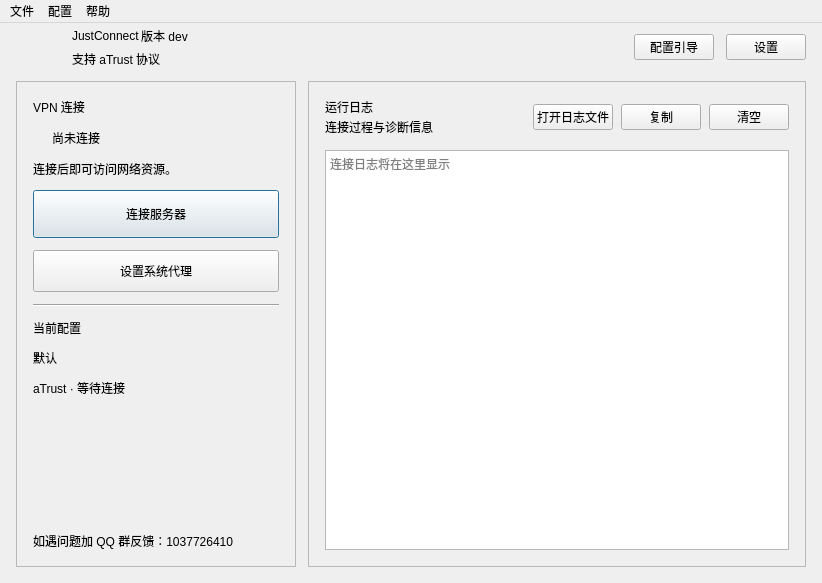
<?xml version="1.0" encoding="UTF-8"?>
<ui version="4.0">
 <class>MainWindow</class>
 <widget class="QMainWindow" name="MainWindow">
  <property name="geometry">
   <rect>
    <x>0</x>
    <y>0</y>
    <width>822</width>
    <height>583</height>
   </rect>
  </property>
  <property name="minimumSize">
   <size>
    <width>600</width>
    <height>400</height>
   </size>
  </property>
  <property name="windowTitle">
   <string>JustConnect</string>
  </property>
  <widget class="QWidget" name="centralWidget">
   <layout class="QVBoxLayout" name="pageLayout">
    <property name="spacing">
     <number>12</number>
    </property>
    <property name="leftMargin">
     <number>16</number>
    </property>
    <property name="topMargin">
     <number>2</number>
    </property>
    <property name="rightMargin">
     <number>16</number>
    </property>
    <property name="bottomMargin">
     <number>16</number>
    </property>
    <item>
     <layout class="QHBoxLayout" name="headerLayout">
      <property name="spacing">
       <number>12</number>
      </property>
      <item>
       <widget class="QLabel" name="applicationIconLabel">
        <property name="minimumSize">
         <size>
          <width>44</width>
          <height>44</height>
         </size>
        </property>
        <property name="maximumSize">
         <size>
          <width>44</width>
          <height>44</height>
         </size>
        </property>
        <property name="pixmap">
         <pixmap resource="../../resource.qrc">:/resource/icon.svg</pixmap>
        </property>
        <property name="scaledContents">
         <bool>true</bool>
        </property>
       </widget>
      </item>
      <item>
       <layout class="QVBoxLayout" name="brandLayout">
        <property name="spacing">
         <number>1</number>
        </property>
        <item>
         <layout class="QHBoxLayout" name="horizontalLayout">
          <item>
           <widget class="QLabel" name="applicationNameLabel">
            <property name="text">
             <string>JustConnect</string>
            </property>
           </widget>
          </item>
          <item>
           <widget class="QLabel" name="versionLabel">
            <property name="text">
             <string>版本 dev</string>
            </property>
            <property name="alignment">
             <set>Qt::AlignmentFlag::AlignCenter</set>
            </property>
           </widget>
          </item>
          <item>
           <spacer name="horizontalSpacer">
            <property name="orientation">
             <enum>Qt::Orientation::Horizontal</enum>
            </property>
            <property name="sizeHint" stdset="0">
             <size>
              <width>40</width>
              <height>20</height>
             </size>
            </property>
           </spacer>
          </item>
         </layout>
        </item>
        <item>
         <widget class="QLabel" name="applicationSubtitleLabel">
          <property name="text">
           <string>支持 aTrust 协议</string>
          </property>
         </widget>
        </item>
       </layout>
      </item>
      <item>
       <spacer name="headerSpacer">
        <property name="orientation">
         <enum>Qt::Orientation::Horizontal</enum>
        </property>
        <property name="sizeHint" stdset="0">
         <size>
          <width>40</width>
          <height>20</height>
         </size>
        </property>
       </spacer>
      </item>
      <item>
       <widget class="QPushButton" name="guidePushButton">
        <property name="toolTip">
         <string>打开配置引导</string>
        </property>
        <property name="text">
         <string>配置引导</string>
        </property>
       </widget>
      </item>
      <item>
       <widget class="QPushButton" name="settingPushButton">
        <property name="toolTip">
         <string>打开完整设置</string>
        </property>
        <property name="text">
         <string>设置</string>
        </property>
       </widget>
      </item>
     </layout>
    </item>
    <item>
     <layout class="QHBoxLayout" name="workspaceLayout" stretch="0,1">
      <property name="spacing">
       <number>12</number>
      </property>
      <item>
       <widget class="QFrame" name="controlPanel">
        <property name="minimumSize">
         <size>
          <width>280</width>
          <height>0</height>
         </size>
        </property>
        <property name="maximumSize">
         <size>
          <width>336</width>
          <height>16777215</height>
         </size>
        </property>
        <property name="frameShape">
         <enum>QFrame::Shape::StyledPanel</enum>
        </property>
        <layout class="QVBoxLayout" name="controlLayout">
         <property name="spacing">
          <number>12</number>
         </property>
         <property name="leftMargin">
          <number>16</number>
         </property>
         <property name="topMargin">
          <number>16</number>
         </property>
         <property name="rightMargin">
          <number>16</number>
         </property>
         <property name="bottomMargin">
          <number>16</number>
         </property>
         <item>
          <widget class="QLabel" name="connectionEyebrowLabel">
           <property name="text">
            <string>VPN 连接</string>
           </property>
          </widget>
         </item>
         <item>
          <layout class="QHBoxLayout" name="statusLayout">
           <property name="spacing">
            <number>9</number>
           </property>
           <item>
            <widget class="QLabel" name="statusIndicator">
             <property name="minimumSize">
              <size>
               <width>10</width>
               <height>10</height>
              </size>
             </property>
             <property name="maximumSize">
              <size>
               <width>10</width>
               <height>10</height>
              </size>
             </property>
             <property name="text">
              <string/>
             </property>
            </widget>
           </item>
           <item>
            <widget class="QLabel" name="statusTitleLabel">
             <property name="text">
              <string>尚未连接</string>
             </property>
            </widget>
           </item>
           <item>
            <spacer name="statusSpacer">
             <property name="orientation">
              <enum>Qt::Orientation::Horizontal</enum>
             </property>
             <property name="sizeHint" stdset="0">
              <size>
               <width>20</width>
               <height>20</height>
              </size>
             </property>
            </spacer>
           </item>
          </layout>
         </item>
         <item>
          <widget class="QLabel" name="statusDetailLabel">
           <property name="text">
            <string>连接后即可访问网络资源。</string>
           </property>
           <property name="wordWrap">
            <bool>true</bool>
           </property>
          </widget>
         </item>
         <item>
          <widget class="QPushButton" name="pushButton1">
           <property name="minimumSize">
            <size>
             <width>0</width>
             <height>48</height>
            </size>
           </property>
           <property name="text">
            <string>连接服务器</string>
           </property>
           <property name="default">
            <bool>true</bool>
           </property>
          </widget>
         </item>
         <item>
          <widget class="QPushButton" name="pushButton2">
           <property name="minimumSize">
            <size>
             <width>0</width>
             <height>42</height>
            </size>
           </property>
           <property name="text">
            <string>设置系统代理</string>
           </property>
          </widget>
         </item>
         <item>
          <widget class="QFrame" name="controlDivider">
           <property name="frameShape">
            <enum>QFrame::Shape::HLine</enum>
           </property>
           <property name="frameShadow">
            <enum>QFrame::Shadow::Sunken</enum>
           </property>
          </widget>
         </item>
         <item>
          <widget class="QLabel" name="profileEyebrowLabel">
           <property name="text">
            <string>当前配置</string>
           </property>
          </widget>
         </item>
         <item>
          <widget class="QLabel" name="profileNameLabel">
           <property name="text">
            <string>默认</string>
           </property>
          </widget>
         </item>
         <item>
          <widget class="QLabel" name="profileDetailLabel">
           <property name="text">
            <string>aTrust · 等待连接</string>
           </property>
           <property name="wordWrap">
            <bool>true</bool>
           </property>
          </widget>
         </item>
         <item>
          <spacer name="controlBottomSpacer">
           <property name="orientation">
            <enum>Qt::Orientation::Vertical</enum>
           </property>
           <property name="sizeHint" stdset="0">
            <size>
             <width>20</width>
             <height>40</height>
            </size>
           </property>
          </spacer>
         </item>
         <item>
          <widget class="QLabel" name="qqGroupLabel">
           <property name="text">
            <string>如遇问题加 QQ 群反馈：1037726410</string>
           </property>
          </widget>
         </item>
        </layout>
       </widget>
      </item>
      <item>
       <widget class="QFrame" name="logPanel">
        <property name="frameShape">
         <enum>QFrame::Shape::StyledPanel</enum>
        </property>
        <layout class="QVBoxLayout" name="logPanelLayout">
         <property name="spacing">
          <number>14</number>
         </property>
         <property name="leftMargin">
          <number>16</number>
         </property>
         <property name="topMargin">
          <number>16</number>
         </property>
         <property name="rightMargin">
          <number>16</number>
         </property>
         <property name="bottomMargin">
          <number>16</number>
         </property>
         <item>
          <layout class="QHBoxLayout" name="logHeaderLayout">
           <property name="spacing">
            <number>8</number>
           </property>
           <item>
            <layout class="QVBoxLayout" name="logTitleLayout">
             <property name="spacing">
              <number>2</number>
             </property>
             <item>
              <widget class="QLabel" name="logTitleLabel">
               <property name="text">
                <string>运行日志</string>
               </property>
              </widget>
             </item>
             <item>
              <widget class="QLabel" name="logSubtitleLabel">
               <property name="text">
                <string>连接过程与诊断信息</string>
               </property>
              </widget>
             </item>
            </layout>
           </item>
           <item>
            <spacer name="logHeaderSpacer">
             <property name="orientation">
              <enum>Qt::Orientation::Horizontal</enum>
             </property>
             <property name="sizeHint" stdset="0">
              <size>
               <width>40</width>
               <height>20</height>
              </size>
             </property>
            </spacer>
           </item>
           <item>
            <widget class="QPushButton" name="openLogPushButton">
             <property name="toolTip">
              <string>在系统中打开完整日志文件</string>
             </property>
             <property name="text">
              <string>打开日志文件</string>
             </property>
            </widget>
           </item>
           <item>
            <widget class="QPushButton" name="copyLogPushButton">
             <property name="toolTip">
              <string>复制日志到剪贴板</string>
             </property>
             <property name="text">
              <string>复制</string>
             </property>
            </widget>
           </item>
           <item>
            <widget class="QPushButton" name="clearLogPushButton">
             <property name="toolTip">
              <string>清空窗口中的日志</string>
             </property>
             <property name="text">
              <string>清空</string>
             </property>
            </widget>
           </item>
          </layout>
         </item>
         <item>
          <widget class="QPlainTextEdit" name="logPlainTextEdit">
           <property name="readOnly">
            <bool>true</bool>
           </property>
           <property name="maximumBlockCount">
            <number>1000</number>
           </property>
           <property name="placeholderText">
            <string>连接日志将在这里显示</string>
           </property>
          </widget>
         </item>
        </layout>
       </widget>
      </item>
     </layout>
    </item>
   </layout>
  </widget>
  <widget class="QMenuBar" name="menubar">
   <property name="geometry">
    <rect>
     <x>0</x>
     <y>0</y>
     <width>822</width>
     <height>21</height>
    </rect>
   </property>
   <widget class="QMenu" name="fileMenu">
    <property name="title">
     <string>文件</string>
    </property>
    <addaction name="disableProxyAction"/>
    <addaction name="inspectNetworkAction"/>
    <addaction name="clearAuthenticationCacheAction"/>
    <addaction name="clearClientDataAction"/>
    <addaction name="separator"/>
    <addaction name="separator"/>
    <addaction name="openLogAction"/>
    <addaction name="preferencesAction"/>
    <addaction name="settingAction"/>
    <addaction name="exitAction"/>
   </widget>
   <widget class="QMenu" name="profileMenu">
    <property name="title">
     <string>配置</string>
    </property>
    <addaction name="configurationGuideAction"/>
   </widget>
   <widget class="QMenu" name="helpMenu">
    <property name="title">
     <string>帮助</string>
    </property>
    <addaction name="checkUpdateAction"/>
    <addaction name="projectAction"/>
    <addaction name="aboutAction"/>
   </widget>
   <addaction name="fileMenu"/>
   <addaction name="profileMenu"/>
   <addaction name="helpMenu"/>
  </widget>
  <action name="aboutAction">
   <property name="text">
    <string>关于本软件</string>
   </property>
   <property name="menuRole">
    <enum>QAction::MenuRole::AboutRole</enum>
   </property>
  </action>
  <action name="preferencesAction">
   <property name="text"><string>应用偏好设置…</string></property>
   <property name="menuRole"><enum>QAction::MenuRole::PreferencesRole</enum></property>
  </action>
  <action name="exitAction">
   <property name="text">
    <string>退出</string>
   </property>
   <property name="menuRole">
    <enum>QAction::MenuRole::QuitRole</enum>
   </property>
  </action>
  <action name="settingAction">
   <property name="text">
    <string>设置</string>
   </property>
   <property name="menuRole">
    <enum>QAction::MenuRole::PreferencesRole</enum>
   </property>
  </action>
  <action name="configurationGuideAction">
   <property name="text">
    <string>配置引导</string>
   </property>
   <property name="menuRole">
    <enum>QAction::MenuRole::NoRole</enum>
   </property>
  </action>
  <action name="disableProxyAction">
   <property name="text">
    <string>清理系统代理</string>
   </property>
  </action>
  <action name="inspectNetworkAction">
   <property name="text"><string>网络范围与校园地址重叠…</string></property>
  </action>
  <action name="checkUpdateAction">
   <property name="text">
    <string>检查更新</string>
   </property>
  </action>
  <action name="projectAction">
   <property name="text">
    <string>项目主页</string>
   </property>
  </action>
  <action name="openLogAction">
   <property name="text">
    <string>打开日志文件</string>
   </property>
   <property name="toolTip">
    <string>打开应用日志文件</string>
   </property>
  </action>
  <action name="clearAuthenticationCacheAction">
   <property name="text">
    <string>清除当前账户认证缓存</string>
   </property>
  </action>
  <action name="clearClientDataAction">
   <property name="text">
    <string>清理旧版缓存</string>
   </property>
  </action>
 </widget>
 <tabstops>
  <tabstop>guidePushButton</tabstop>
  <tabstop>settingPushButton</tabstop>
  <tabstop>pushButton1</tabstop>
  <tabstop>pushButton2</tabstop>
  <tabstop>logPlainTextEdit</tabstop>
  <tabstop>copyLogPushButton</tabstop>
  <tabstop>clearLogPushButton</tabstop>
 </tabstops>
 <resources>
  <include location="../../resource.qrc"/>
 </resources>
 <connections/>
</ui>
